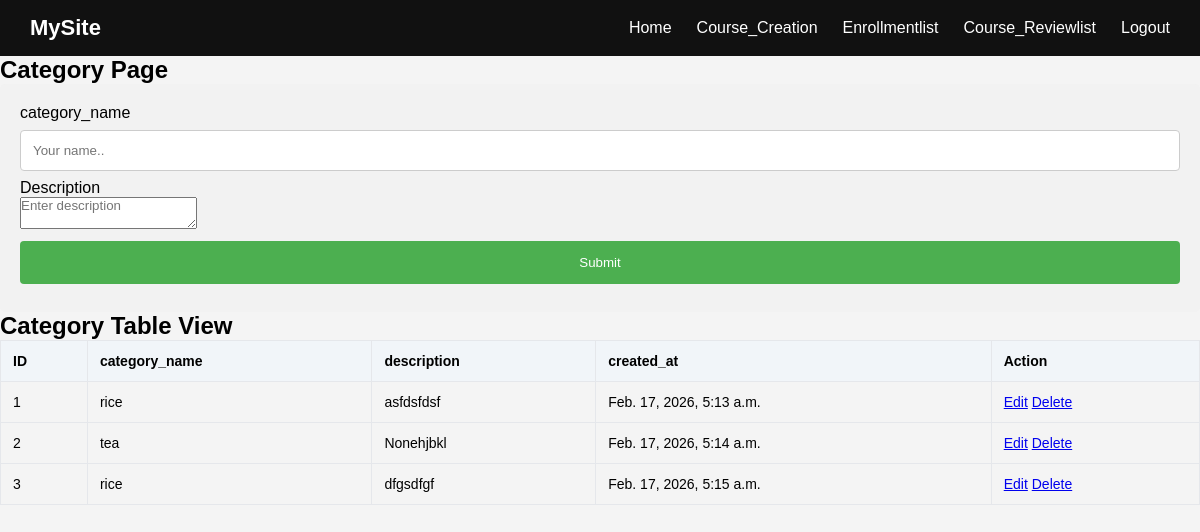
/categoryPage/, run on the app's committed database.
### courseplatform/models.py (models this page shows, shortened)
class CategoryModel(models.Model):
    category_name=models.CharField(max_length=100,null=True)
    description=models.TextField(null=True)
    created_at= models.DateTimeField(auto_now_add=True)

### courseplatform/views.py (the view, shortened to what this page needs)
# urls.py: path('categoryPage/',categoryPage,name='categoryPage'),
def categoryPage(r):
    C_data=CategoryModel.objects.all()
    context={
        'C_data':C_data
    }
    return render(r,'categoryPage.html',context)

### courseplatform/templates/categoryPage.html (shortened to what this page needs)
{% extends 'home.html' %}
{% block body %}
<h2>Category Page</h2>
<form action="" method="POST">
  <label for="fname">category_name</label>
  <input type="text" id="fname" name="category_name" placeholder="Your name..">
  <div class="form-group">
        <label>Description</label>
        <textarea name="description" placeholder="Enter description"></textarea>
    </div>
  <input type="submit" value="Submit">
</form>
        <div class="card">
            <h2> Category Table View</h2>
            <table>
                <thead>
                    <tr>
                        <th>ID</th>
                        <th>category_name</th>
                        <th>description</th>
                        <th>created_at</th>
                        <th>Action</th>
                    </tr>
                </thead>
                <tbody>
                    {% for i in C_data %}
                        <tr>
                            <td>{{forloop.counter}}</td>
                            <td>{{i.category_name}}</td>
                            <td>{{i.description}}</td>
                            <td>{{i.created_at}}</td>
                            <td>
                                <a href="{% url 'categoryEdit' i.id %}">Edit</a>
                                <a href="{% url 'categoryDelete' i.id %}">Delete</a>
                            </td>
                        </tr>
                    {% endfor %}
                </tbody>
            </table>
        </div>
{% endblock body %}

### courseplatform/templates/home.html (style rules this page uses)
* { margin:0; padding:0; box-sizing:border-box; font-family: Arial, sans-serif; }
body { background:#f4f4f4; }
form { border-radius: 5px; background-color: #f2f2f2; padding: 20px; }
label { display: block; }
input[type=text], select { width: 100%; padding: 12px; margin: 8px 0; display: inline-block; border: 1px solid #ccc; border-radius: 4px; box-sizing: border-box; }
input[type=submit] { width: 100%; background-color: #4CAF50; color: white; padding: 14px; margin: 8px 0; border: none; border-radius: 4px; cursor: pointer; }
table { width: 100%; border-collapse: collapse; }
table thead { background: #f1f5f9; }
table th, table td { padding: 12px; border: 1px solid #e5e7eb; text-align: left; font-size: 14px; }
table th { font-weight: 600; }

### data on the page
CategoryModel: category_name "rice", description "asfdsfdsf", created_at "Feb. 17, 2026, 5:13 a.m."
CategoryModel: category_name "tea", description "Nonehjbkl", created_at "Feb. 17, 2026, 5:14 a.m."
CategoryModel: category_name "rice", description "dfgsdfgf", created_at "Feb. 17, 2026, 5:15 a.m."
